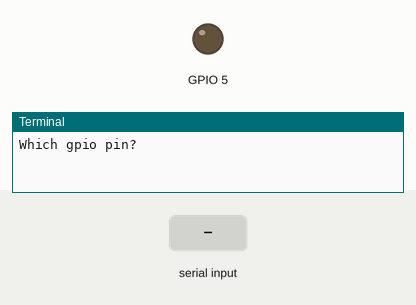
Recording of a program running on a simulated Raspberry Pi (BCM pin numbers). Shown: output pins drawn as LEDs (lit = HIGH), the last lines printed to the terminal. The test bench sets the inputs (shaded band).

Above: at 1.2 s.
1.3 s: "5" typed at the terminal
At 3.1 s:
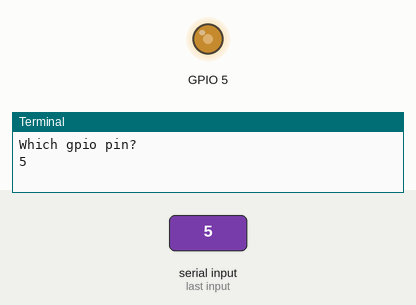
At 4.1 s:
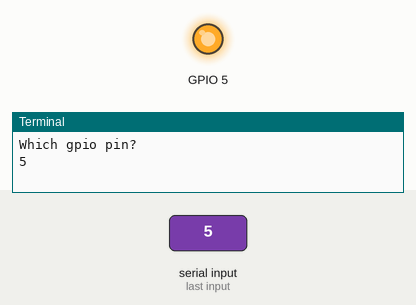
Timing chart, 0 to 10.3 s (numbered marks = the images above; inputs shaded):
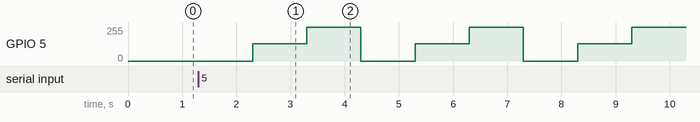

Measured:
- after the input at 1.3 s, GPIO 5: 0/255 → 128/255 after 1.0 s, then repeats every 3.0 s: 255/255 1.0 s, 0/255 1.0 s, 128/255 1.0 s

The program:

led_brightness_basic.py
```python
"""
Web : https://learn.sparkfun.com/tutorials/raspberry-gpio/python-rpigpio-api
Usage : python led_brightness_basic.py
"""
import RPi.GPIO as GPIO
from time import sleep
from sys import exit
import signal

try:
	gpio_pin_num = int(raw_input("Which gpio pin?"))
except ValueError:
	print "Oops! That was no valid number. Try again.."
	exit()

GPIO.setmode(GPIO.BCM)
GPIO.setwarnings(False)
GPIO.setup(gpio_pin_num, GPIO.OUT)
pwm = GPIO.PWM(gpio_pin_num, 100)
pwm.start(0)

try:
	while True:
		pwm.ChangeDutyCycle(0)  # off
		sleep(1)
		pwm.ChangeDutyCycle(50)  # half brightness
		sleep(1)
		pwm.ChangeDutyCycle(100)  # full brightness
		sleep(1)
except KeyboardInterrupt:
	pwm.stop()
finally:
	print("Handling Ctrl+C")
```
